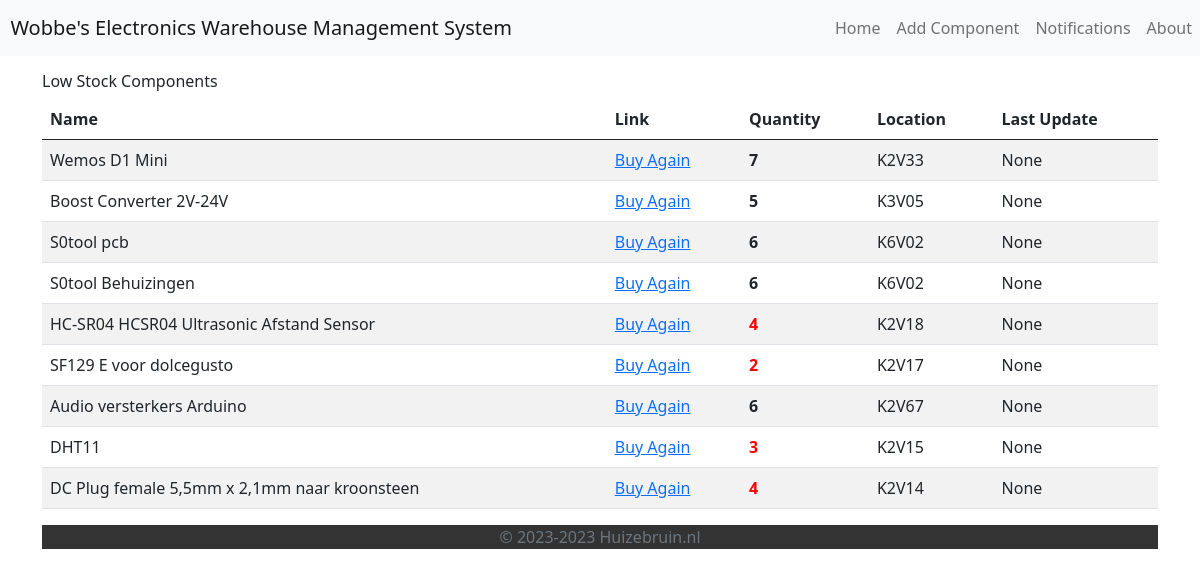
Page /notification on the committed database.
### tables this page shows
CREATE TABLE "components" (
	"id"	INTEGER,
	"name"	TEXT NOT NULL,
	"link"	TEXT,
	"quantity"	INTEGER,
	"location"	TEXT,
	"info"	TEXT,
	"last_update"	TEXT,
	PRIMARY KEY("id" AUTOINCREMENT)
);

### app.py (the view)
@app.route('/notification')
def notification():
    conn = sqlite3.connect(db_file)
    c = conn.cursor()
    c.execute('SELECT * FROM components WHERE quantity < 10')
    low_stock_components = c.fetchall()
    conn.close()
    return render_template('notification.html', low_stock_components=low_stock_components)

### app.py (called while the page is built)
@app.context_processor
def inject_current_year():
    return {'current_year': datetime.datetime.now().year}

### templates/notification.html (shortened to what this page needs)
{% extends 'base.html' %}
{% block content %}
<main><br><br>
<h6>Low Stock Components</h6>
    <table class="table table-striped">
        <thead>
            <tr>
                <th>Name</th>
                <th>Link</th>
                <th>Quantity</th>
                <th>Location</th>
                <th>Last Update</th>
            </tr>
        </thead>
        <tbody>
            {% for component in low_stock_components %}
            <tr>
                <td>{{ component[1] }}</td>
                <td><a href="{{ component[2] }}" target="_blank"> Buy Again </a></td>
                {% if component[3] < 5 %}
                        <td style="color:red"><b>{{ component[3] }}</b></td>
                    {% else %}
                        <td><b>{{ component[3] }}</b></td>
                    {% endif %}
                <td>{{ component[4] }}</td>
                <td>{{ component[6] }}</td>
            </tr>
            {% endfor %}
        </tbody>
    </table>
</main>
{% endblock %}

### templates/base.html (shortened to what this page needs)
<!DOCTYPE html>
<html lang="en">
<head>
    <link rel="stylesheet" href="/static/bootstrap.min.css">
    <link rel="stylesheet" href="/static/styles.css">
</head>
<body>
    <nav class="navbar navbar-expand-lg navbar-light bg-light">
    <a class="navbar-brand" href="{{ url_for('index') }}">&nbsp;&nbsp;Wobbe's Electronics Warehouse Management System</a>
    <div class="collapse navbar-collapse justify-content-end" id="navbarNav">
        <ul class="navbar-nav">
        <li class="nav-item active">
            <a class="nav-link" href="{{ url_for('index') }}">Home </a>
        </li>
        <li class="nav-item">
            <a class="nav-link" href="{{ url_for('add_component') }}">Add Component</a>
        </li>
        <li class="nav-item">
            <a class="nav-link" href="{{ url_for('notification') }}">Notifications</a>
        </li>
        <li class="nav-item">
            <a class="nav-link" href="{{ url_for('about') }}">About</a>
        </li>
        </ul>
    </div>
    </nav>
    <div class="container mt-4">
        {% block content %}
        {% endblock %}
    </div>
    <footer class="footer">
        <div class="container">
            <span class="text-muted">&copy; 2023-{{ current_year }} Huizebruin.nl </span><br>
            </div>
    </footer>
</body>
</html>

### static/styles.css (style rules this page uses)
body { display: flex; flex-direction: column; min-height: 100vh; }
main { flex: 1 0 auto; }
.navbar { position: fixed; top: 0; left: 0; width: 100%; z-index: 999; }
footer { flex-shrink: 0; background-color: #333; color: #fff; text-align: center; bottom: 0; }

### rows in the picture
components: name "Wemos D1 Mini", quantity "7", location "K2V33", component "None"
components: name "Boost Converter 2V-24V", quantity "5", location "K3V05", component "None"
components: name "S0tool pcb", quantity "6", location "K6V02", component "None"
components: name "S0tool Behuizingen", quantity "6", location "K6V02", component "None"
components: name "HC-SR04 HCSR04 Ultrasonic Afstand Sensor", quantity "4", location "K2V18", component "None"
components: name "SF129 E voor dolcegusto", quantity "2", location "K2V17", component "None"
components: name "Audio versterkers Arduino", quantity "6", location "K2V67", component "None"
components: name "DHT11", quantity "3", location "K2V15", component "None"
components: name "DC Plug female 5,5mm x 2,1mm naar kroonsteen", quantity "4", location "K2V14", component "None"
